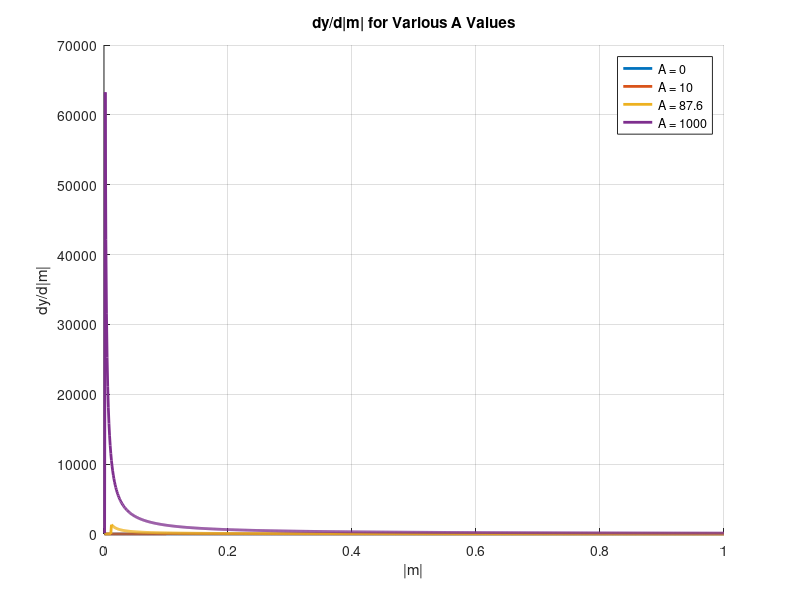

This chart was generated by the following MATLAB code:
% List of A values
A_vals = [0, 10, 87.6, 1000];

% Define |m| values
m_abs = linspace(0.001, 1, 1000);  % Start at small > 0 to avoid div-by-zero

% Create figure
figure;
hold on;

for a = 1:length(A_vals)
    A = A_vals(a);
    dy_dm = zeros(size(m_abs));
    
    if A == 0
        dy_dm(:) = 0;  % derivative is 0 for A = 0
    else
        C = A / (1 + log(A));  % constant part
        for i = 1:length(m_abs)
            if m_abs(i) <= 1/A
                dy_dm(i) = C;
            else
                dy_dm(i) = A / (m_abs(i) * (1 + log(A)));
            end
        end
    end
    
    plot(m_abs, dy_dm, 'LineWidth', 2, 'DisplayName', ['A = ' num2str(A)]);
end

xlabel('|m|');
ylabel('dy/d|m|');
title('dy/d|m| for Various A Values');
legend('Location', 'northeast');
grid on;
hold off;
saveas(gcf, 'myFigure2.svg');
